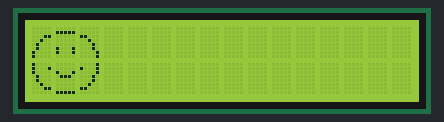
Bench run of a sketch on a simulated Arduino Uno, built with avr-gcc and run on an emulated ATmega328P. On the bench: 16×2 character LCD.

Above: at 0.1 s.
At 1.1 s:
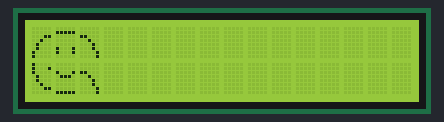

The sketch:

big_smiley.ino
```cpp
#include <LiquidCrystal.h>

LiquidCrystal lcd(12, 11, 5, 4, 3, 2);

byte smiley00[8] = {
  B00000,
  B00000,
  B00011,
  B00100,
  B01000,
  B01000,
  B10000,
  B10000
};
byte smiley10[8] = {
  B00000,
  B11111,
  B00000,
  B00000,
  B00000,
  B10001,
  B10001,
  B00000
};
byte smiley20[8] = {
  B00000,
  B00000,
  B11000,
  B00100,
  B00010,
  B00010,
  B00001,
  B00001
};
byte smiley01[8] = {
  B10000,
  B10001,
  B10000,
  B01000,
  B01000,
  B00100,
  B00011,
  B00000
};
byte smiley11[8] = {
  B00000,
  B00000,
  B10001,
  B01110,
  B00000,
  B00000,
  B00000,
  B11111
};
byte smiley21[8] = {
  B00001,
  B10001,
  B00001,
  B00010,
  B00010,
  B00100,
  B11000,
  B00000
};

void setup() {
  lcd.createChar(0, smiley00);
  lcd.createChar(1, smiley10);
  lcd.createChar(2, smiley20);
  lcd.createChar(4, smiley01);
  lcd.createChar(5, smiley11);
  lcd.createChar(6, smiley21);
  lcd.begin(16, 2);
  lcd.write(byte(0));
  lcd.write(byte(1));
  lcd.write(byte(2));
  lcd.setCursor(0, 1);
  lcd.write(byte(4));
  lcd.write(byte(5));
  lcd.write(byte(6));
  delay(1000);
  lcd.createChar(6, smiley20);
}

void loop() {}
```
